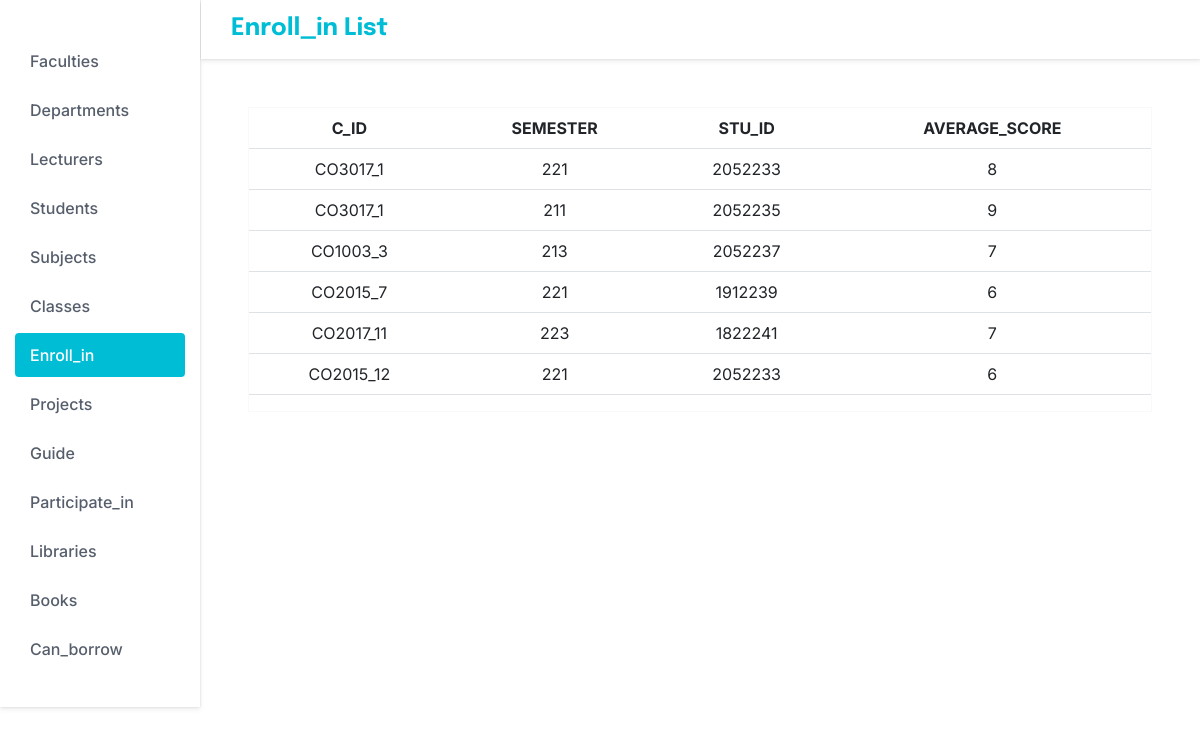
The app's page /enroll_in with its own data.
### tables this page shows
CREATE TABLE enroll_in (
        c_ID integer not null,
        semester char(40) not null,
        stu_ID integer not null,
        average_score integer,
        foreign key (c_ID, semester) references classes (c_ID, semester) on delete cascade on update cascade
        foreign key (stu_ID) references students (stu_ID) on delete cascade on update cascade
    );

### app.py (the view)
@app.route("/enroll_in")
def def_enroll_in():
    results = db.session.query(enroll_in).all()
    return render_template("enroll_in.html", results = results)

### templates/enroll_in.html (shortened to what this page needs)
<!DOCTYPE html>
<html lang="en">
  <head>
    <link
      href="https://cdn.jsdelivr.net/npm/bootstrap@5.2.2/dist/css/bootstrap.min.css"
      rel="stylesheet"
    />
    <link rel="stylesheet" href="/static/styles.css" />
  </head>
  <body>
    <div class="container-fluid m-0 p-0">
      <div class="row m-0">
        <div class="col-2 p-0">
          <nav class="sidenav pt-4">
            <ul class="list-unstyled sidenav-list">
              <li>
                <a href="{{ url_for('faculty')}}">
                  <span>Faculties</span>
                </a>
              </li>
              <li>
                <a href="{{ url_for('department')}}">
                  <span>Departments</span>
                </a>
              </li>
              <li>
                <a href="{{ url_for('lecturer')}}">
                  <span>Lecturers</span>
                </a>
              </li>
              <li>
                <a href="{{ url_for('student')}}">
                  <span>Students</span>
                </a>
              </li>
              <li>
                <a href="{{ url_for('subject')}}">
                  <span>Subjects</span>
                </a>
              </li>
              <li>
                <a href="{{ url_for('def_class')}}">
                  <span>Classes</span>
                </a>
              </li>
              <li class="active">
                <a href="{{ url_for('def_enroll_in')}}">
                  <span>Enroll_in</span>
                </a>
              </li>
              <li>
                <a href="{{ url_for('project')}}">
                  <span>Projects</span>
                </a>
              </li>
              <li>
                <a href="{{ url_for('def_guide')}}">
                  <span>Guide</span>
                </a>
              </li>
              <li>
                <a href="{{ url_for('def_participate_in')}}">
                  <span>Participate_in</span>
                </a>
              </li>
              <li>
                <a href="{{ url_for('library')}}">
                  <span>Libraries</span>
                </a>
              </li>
              <li>
                <a href="{{ url_for('book')}}">
                  <span>Books</span>
                </a>
              </li>
              <li>
                <a href="{{ url_for('def_can_borrow')}}">
                  <span>Can_borrow</span>
                </a>
              </li>
            </ul>
          </nav>
        </div>
        <div class="content col p-0 overflow-hidden">
          <header id="header">
            <h1>Enroll_in List</h1>
          </header>
          <main>
            <div class="border border-light text-center m-5">
              <table class="table">
                <thead>
                  <tr>
                    <th scope="col">C_ID</th>
                    <th scope="col">SEMESTER</th>
                    <th scope="col">STU_ID</th>
                    <th scope="col">AVERAGE_SCORE</th>
                  </tr>
                </thead>
                <tbody class="" id="table-mcp">
                  {% for r in results %}
                    <tr>
                      <td> {{ r.c_ID }} </td>
                      <td> {{ r.semester }} </td>
                      <td> {{ r.stu_ID }} </td>
                      <td> {{ r.average_score }} </td>
                    </tr>
                  {% endfor %}
                </tbody>
              </table>
            </div>
          </main>
        </div>
      </div>
    </div>
  </body>
</html>

### records on screen
enroll_in: c_ID "CO3017_1", semester "221", stu_ID "2052233", average_score "8"
enroll_in: c_ID "CO3017_1", semester "211", stu_ID "2052235", average_score "9"
enroll_in: c_ID "CO1003_3", semester "213", stu_ID "2052237", average_score "7"
enroll_in: c_ID "CO2015_7", semester "221", stu_ID "1912239", average_score "6"
enroll_in: c_ID "CO2017_11", semester "223", stu_ID "1822241", average_score "7"
enroll_in: c_ID "CO2015_12", semester "221", stu_ID "2052233", average_score "6"
